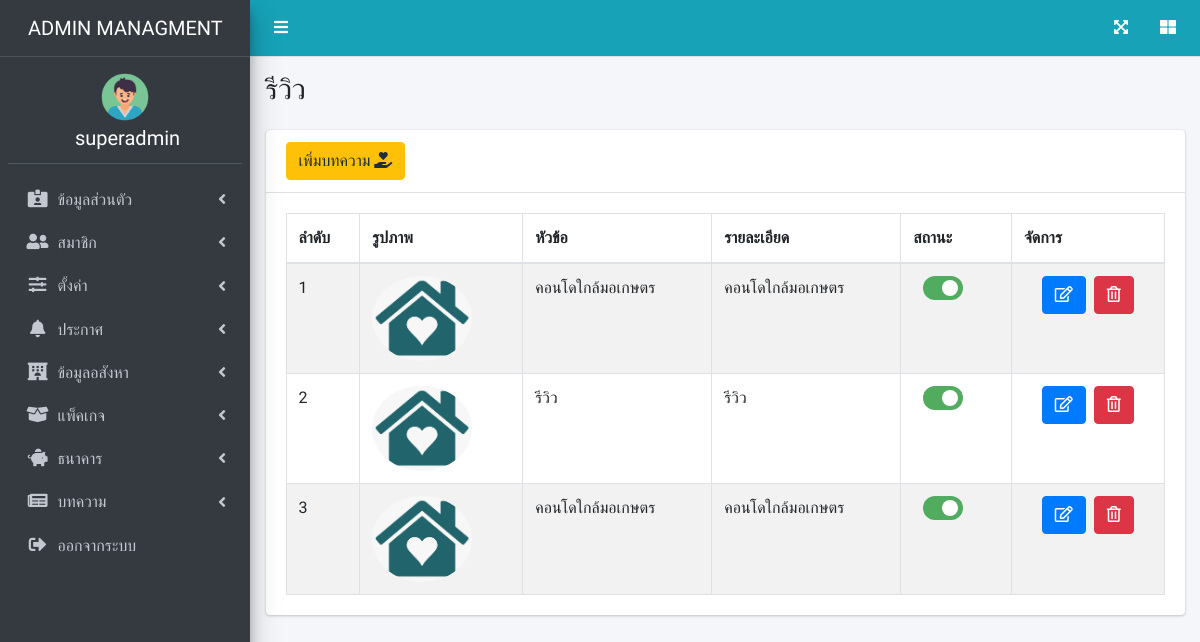
Page /page/reviews.php (signed in) on the earlier database version.
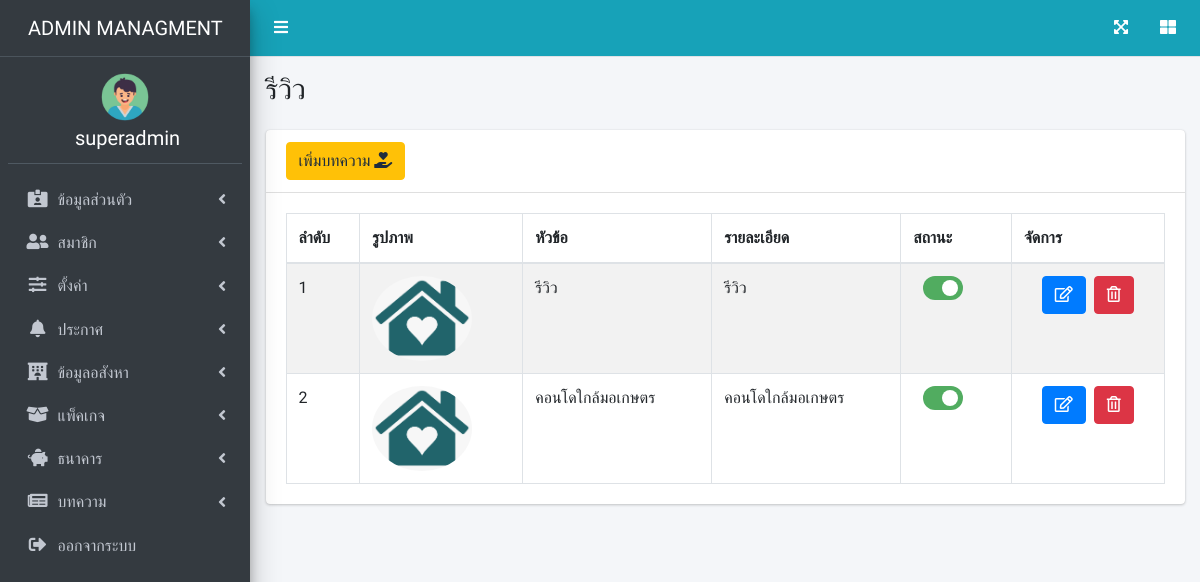
Same page on the later database version.
### tables this page shows
CREATE TABLE `user_role_type` (
  `id` int(10) NOT NULL,
  `name` varchar(255) NOT NULL,
  `type_icon` varchar(255) NOT NULL
);

CREATE TABLE `article` (
  `a_id` int(255) NOT NULL,
  `a_title` varchar(255) NOT NULL,
  `a_note` varchar(255) NOT NULL,
  `a_type` varchar(255) NOT NULL,
  `a_img` varchar(255) NOT NULL DEFAULT 'home.png',
  `a_status` enum('1','0') NOT NULL
);

### page/reviews.php (the view, shortened to what the changed rows need)
<?php
require_once('../dbconnect.php');
$sql2 = "SELECT * FROM article WHERE a_type = 'รีวิว' ORDER BY a_id DESC";
$result2 = mysqli_query($con, $sql2);
$order = 1;
?>
<!DOCTYPE html>
<html lang="en">
<head>
    <link rel="stylesheet" href="https://cdnjs.cloudflare.com/ajax/libs/font-awesome/5.15.3/css/all.min.css" />
    <link rel="stylesheet" href="../css/adminlte.min.css">
    <link rel="stylesheet" href="../css/dataTables.bootstrap4.min.css">
    <link rel="stylesheet" href="../css/responsive.bootstrap4.min.css">
    <link rel="stylesheet" href="../css/buttons.bootstrap4.min.css">
    <link rel="stylesheet" href="../css/switch_insurance.css">
</head>
<body class="hold-transition sidebar-mini">
    <?php require('admin_nav.php') ?>
    <div class="content-wrapper">
        <section class="content-header">
            <div class="container-fluid">
                <div class="row mb-2">
                    <div class="col-sm-6">
                        <h1 style="text-transform: uppercase">รีวิว</h1>
                    </div>
                </div>
            </div>
        </section>
        <section class="content">
            <div class="container-fluid ">
                <div class="row">
                    <div class="col-12">
                        <div class="card">
                            <div class="card-body">
                                <table id="example1" class="table table-bordered table-striped">
                                    <thead>
                                        <tr>
                                            <th>ลำดับ</th>
                                            <th>รูปภาพ</th>
                                            <th>หัวข้อ</th>
                                            <th>รายละเอียด</th>
                                            <th>สถานะ</th>
                                            <th>จัดการ</th>
                                        </tr>
                                    </thead>
                                    <tbody>
                                        <?php while ($row2 = mysqli_fetch_array($result2)) { ?>
                                            <tr>
                                                <td><?php echo $order++ ?></td>
                                                <td><img src="../p_img/<?php echo $row2['a_img'] ?>"style="border-radius:50%" width="100"></td>
                                                <td><?php echo $row2['a_title']; ?></td>
                                                <td><?php echo $row2['a_note']; ?></td>
                                                <td>
                                                <label class="switch">
                                                    <div class="slider round"> </div>
                                                </label>
                                                </td>
                                                <td class="text-center">
                                                    <a href="edit_article.php?id=<?php echo $row2['a_id']; ?>" class="btn btn-primary"><i class="far fa-edit"></a></i>&nbsp;
                                                    <a href="../backend/del_article.php?id=<?php echo $row2['a_id']; ?>" onclick="return confirm('Are you sure to delete ?')" class="btn btn-danger"><i class="far fa-trash-alt"></i></a></td>
                                            </tr>
                                        <?php  } ?>
                                    </tbody>
                                </table>
                            </div>
                        </div>
                    </div>
                </div>
</body>
</html>

### page/admin_nav.php (shortened to what the changed rows need)
<?php
require_once('../dbconnect.php');
$sqlrt = "SELECT * FROM user_role_type  ";
$resultrt = mysqli_query($con, $sqlrt);
?>
<div class="wrapper">
    <aside class="main-sidebar sidebar-dark-primary elevation-4">
        <div class="sidebar">
            <nav class="mt-2" id="connavbar">
                <ul class="nav nav-pills nav-sidebar flex-column" data-widget="treeview" role="menu" data-accordion="false">
                    <?php
                    if ($_SESSION['utype'] == 'admin') {
                        while ($rowrt = mysqli_fetch_array($resultrt)) {
                            echo " <li class='nav-item'>
            <a href='#' class='nav-link'>
              <i class='nav-icon $rowrt[type_icon]'></i>
              <p>
               $rowrt[name]
                <i class='fas fa-angle-left right'></i>
              </p>
            </a>
            <ul class='nav nav-treeview'>";
                            echo  "</ul></li>";
                        }
                    }
                    ?>
                </ul>
            </nav>
        </div>
    </aside>

Differences in the rows shown:
no longer on this page (row edited): article: a_img (picture), a_title "คอนโดใกล้มอเกษตร", a_note "คอนโดใกล้มอเกษตร"
